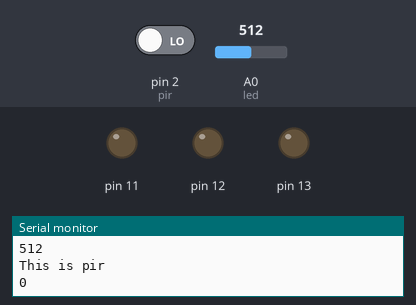
The sketch below on a simulated Arduino Uno, built with avr-gcc and run on an emulated ATmega328P. Shown: output pins drawn as LEDs (lit = HIGH), the last lines printed to the serial monitor. Dashed ring = blinking. Inputs (shaded band) come from the test bench; at power-on: pin 2 (pir) LOW, A0 (led) = 512.

Above: at 1.2 s.
1.3 s: pin 2 (pir) driven HIGH
At 1.44 s:
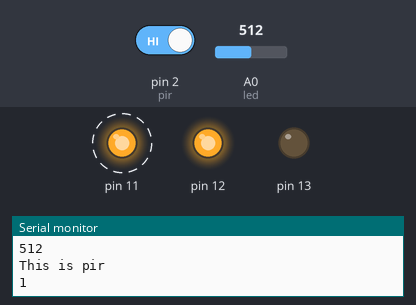
4.3 s: A0 (led) set to 55
7.3 s: A0 (led) set to 43
At 7.45 s:
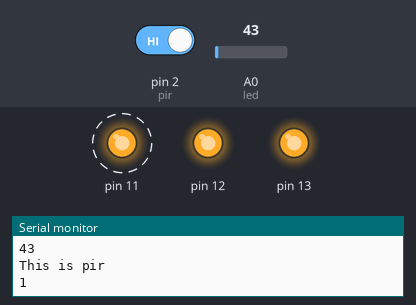
10.3 s: pin 2 (pir) driven LOW
At 10.9 s:
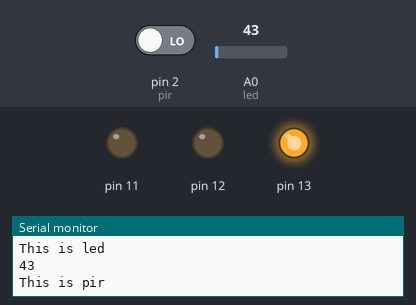
12.0 s: A0 (led) set to 60
At 12.3 s:
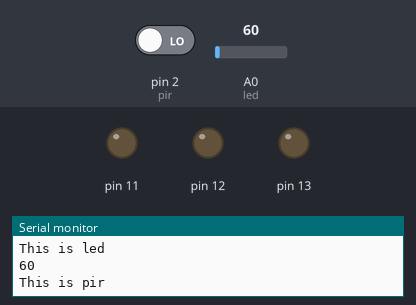
13.5 s: A0 (led) set to 40
At 13.9 s:
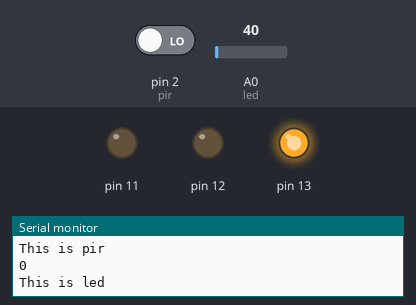
Timing chart, 0 to 16.5 s (numbered marks = the images above; inputs shaded):
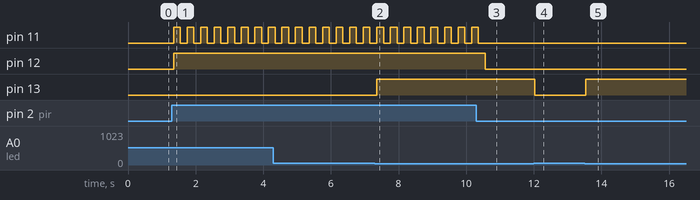

The sketch:

buzzer.ino
```cpp
int x;
int y;
void setup(){
  pinMode(A0,INPUT);
  pinMode(2,INPUT);
  pinMode(12,OUTPUT);
  pinMode(13,OUTPUT);
  pinMode(11,OUTPUT);
  Serial.begin(9600);
}

void loop(){
  led(x);
  pir(y);
}


void led(int a){
  a=analogRead(A0);
  Serial.println("This is led");
  Serial.println(a);
  if(a<50){
    digitalWrite(13,HIGH);
  }
  else{
    digitalWrite(13,LOW);
  }
}


void pir(int b){
  b=digitalRead(2);
  Serial.println("This is pir");
  Serial.println(b);
  if(b==HIGH){
    digitalWrite(12,HIGH);
    digitalWrite(11,HIGH);
    delay(200);
    digitalWrite(11,LOW);
    delay(200);
  }
  else{
    digitalWrite(12,LOW);
    digitalWrite(11,LOW);
  }

}
```

Measured:
- the behaviour switches between 50 and 49 on A0 (led) (found by bisection; images 1 and 2)
- after the input at 1.3 s, pin 11: alternates HIGH for 0.20 s and LOW for 0.20 s, starting after 0.05 s; pin 12: LOW → HIGH after 0.05 s
- after the input at 7.3 s, pin 13: LOW → HIGH after 0.06 s
- after the input at 10.3 s, pin 11: goes on until 10.4 s, then stays LOW; pin 12: HIGH → LOW after 0.26 s
- after the input at 12.0 s, pin 13: HIGH → LOW at once
- after the input at 13.5 s, pin 13: LOW → HIGH at once
